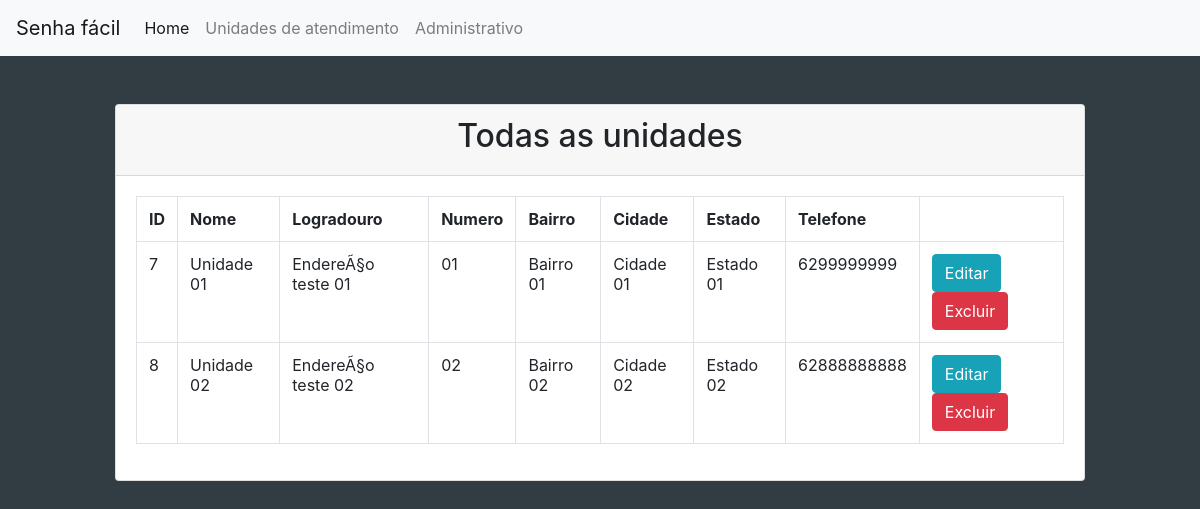
/consulta.php, run on the app's committed database.
### tables this page shows
CREATE TABLE `unidade` (
  `id` int(11) NOT NULL,
  `nome` varchar(30) NOT NULL,
  `logradouro` varchar(50) NOT NULL,
  `numero` varchar(10) NOT NULL,
  `bairro` varchar(30) NOT NULL,
  `cidade` varchar(30) NOT NULL,
  `estado` varchar(30) NOT NULL,
  `telefone` varchar(11) NOT NULL
);

### consulta.php (the view, shortened to what this page needs)
<?php
  require 'db.php';
  $sql = 'SELECT * FROM unidade';
  $statement = $connection->prepare($sql);
  $statement->execute();
  $unidade = $statement->fetchAll(PDO::FETCH_OBJ);
?>
<html lang="pt-br">
  <head>
    <link rel="stylesheet" href="https://stackpath.bootstrapcdn.com/bootstrap/4.1.1/css/bootstrap.min.css">
    <link rel="stylesheet" href="css/styles.css">
      </head>
      <body>
      <nav class="navbar navbar-expand-lg navbar-light bg-light">
        <a class="navbar-brand" href="#">Senha fácil</a>
        <div class="collapse navbar-collapse" id="navbarNav">
          <ul class="navbar-nav">
            <li class="nav-item active">
              <a class="nav-link" href="index.php">Home <span class="sr-only">(current)</span></a>
            </li>
            <li class="nav-item">
              <a class="nav-link" href="consulta.php">Unidades de atendimento</a>
            </li>
            <li class="nav-item">
              <a class="nav-link" href="unidades.php">Administrativo</a>
            </li>
          </ul>
        </div>
      </nav>
  <div class="container-fluid main offset-md-1 col-md-10">
    <div class="card mt-5">
      <div class="card-header text-center">
        <h2>Todas as unidades</h2>
      </div>
      <div class="card-body">
        <table class="table table-bordered">
          <tr>
            <th>ID</th>
            <th>Nome</th>
            <th>Logradouro</th>
            <th>Numero</th>
            <th>Bairro</th>
            <th>Cidade</th>
            <th>Estado</th>
            <th>Telefone</th>
          </tr>
          <?php foreach($unidade as $und): ?>
            <tr>
              <td><?= $und->id; ?></td>
              <td><?= $und->nome; ?></td>
              <td><?= $und->logradouro; ?></td>
              <td><?= $und->numero; ?></td>
              <td><?= $und->bairro; ?></td>
              <td><?= $und->cidade; ?></td>
              <td><?= $und->estado; ?></td>
              <td><?= $und->telefone; ?></td>
              <td>
                <a href="editar.php?id=<?= $und->id ?>" class="btn btn-info">Editar</a>
                <a onclick="return confirm('Tem certeza que deseja deletar esta unidade?')" href="deletar.php?id=<?= $und->id ?>" class='btn btn-danger'>Excluir</a>
              </td>
            </tr>
          <?php endforeach; ?>
        </table>
      </div>
    </div>
  </div>
    </body>
</html>

### css/styles.css (style rules this page uses)
body { background-color: #313D42; }
.main { margin-top: 30px; }

### data on the page
unidade: id "7", nome "Unidade 01", logradouro "EndereÃ§o teste 01", numero "01", bairro "Bairro 01", cidade "Cidade 01", estado "Estado 01", telefone "6299999999"
unidade: id "8", nome "Unidade 02", logradouro "EndereÃ§o teste 02", numero "02", bairro "Bairro 02", cidade "Cidade 02", estado "Estado 02", telefone "62888888888"
